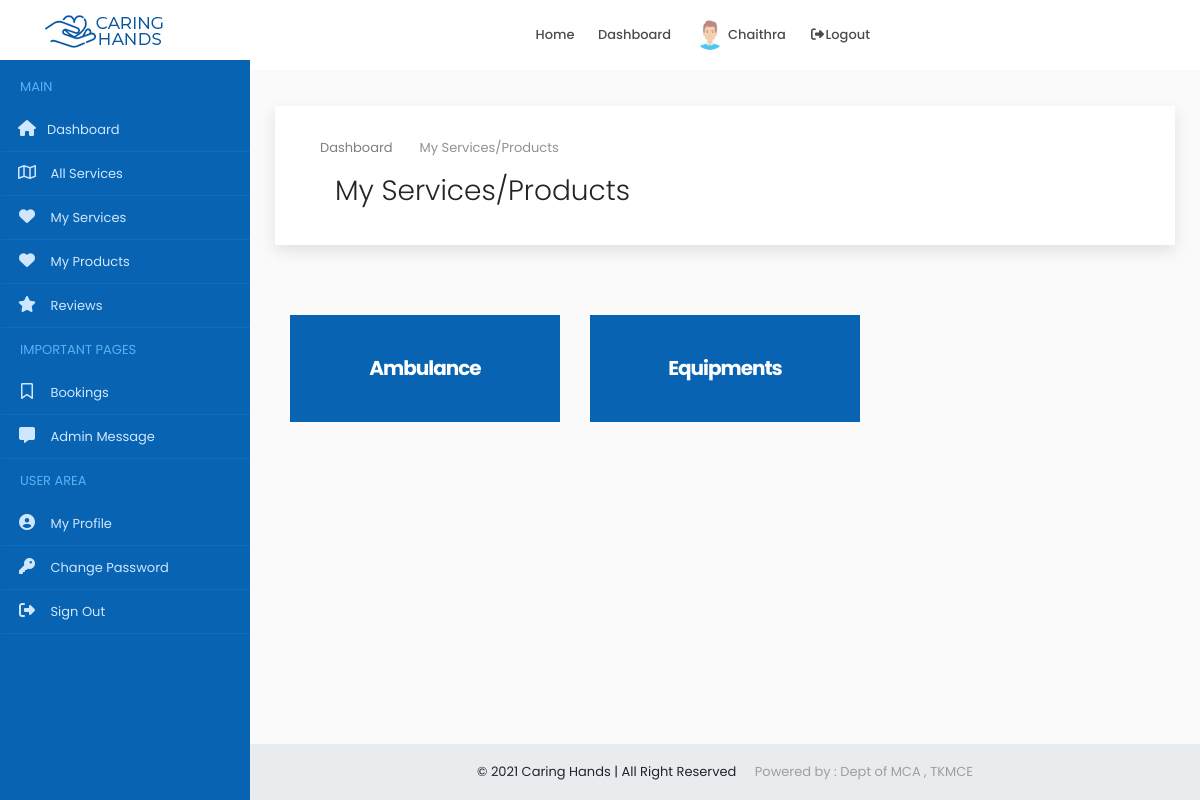
Page /provider/my/services/ (signed in) on the committed database.
### accounts/models.py (models this page shows, shortened)
class Users(models.Model):
    user = models.ForeignKey(User,on_delete=models.CASCADE)
    name = models.CharField(max_length=150)
    email = models.EmailField(max_length=200,null=True, blank=True)
    organization = models.CharField(max_length=250,null=True, blank=True)
    mob = models.CharField(max_length=12)
    sex = models.CharField(max_length=10,choices=gender,default='Male')
    house = models.CharField(max_length=100,null=True, blank=True)
    street1 =models.CharField(max_length=100,null=True, blank=True)
    street2 =models.CharField(max_length=100,null=True, blank=True)
    city = models.CharField(max_length=100,null=True, blank=True)
    district = models.CharField(max_length=100,null=True, blank=True)
    state = models.CharField(max_length=100,null=True,choices=states, blank=True)
    pin = models.CharField(max_length=100,null=True,blank=True)
    age = models.IntegerField(null=True, blank=True)
    type = models.CharField(max_length=20,choices=user_type)
    approval = models.CharField(max_length=20,choices=approval_choices,default='Pending')
    document = models.FileField(upload_to='documents',null=True, blank=True)
    profile_picture = models.FileField(upload_to='dp',default='assets/img/user3.png')

class ProviderService(models.Model):
    user = models.ForeignKey(Users,on_delete=models.CASCADE,null=True, blank=True)
    service = models.ForeignKey(Service, on_delete=models.CASCADE,null=True, blank=True)
    count = models.IntegerField(null=True, blank=True)
    cost = models.IntegerField()

class Service(models.Model):
    category = models.CharField(max_length=250)
    providers = models.IntegerField(null=True, blank=True)
    users = models.IntegerField(null=True, blank=True)

### accounts/views.py (the view)
# urls.py: path('provider/my/services/',MyServices.as_view(), name='my_services'),
class MyServices(View):
    def get(self, request):
        x = ProviderCheck(request)
        if x == True:
            user = request.user
            account = Users.objects.get(user=user)
            ps = ProviderService.objects.filter(user=account)
            context = {'account': account,'ps': ps}
            return render(request,'provider/my_services.html',context)
        else:
            return redirect('home')

### accounts/functions.py (called while the page is built)
def ProviderCheck(request):
    user = request.user
    if user.is_authenticated:
        try:
            u = Users.objects.get(user=user)
            if u.type == 'service_provider':
                return (True)
            else:
                return (False)
        except:
            return (False)
    else:
        return (False)

### accounts/templates/provider/my_services.html (shortened to what this page needs)
{% extends 'common/dashboard_main.html' %}
{% load static %}
{% block content %}
{% include 'common/header.html' %}
{% include 'provider/sidenav.html' %}
<div class="content-wrapper">
<div class="container-fluid overflow-hidden">
    <div class="row margin-tb-90px margin-lr-10px sm-mrl-0px">
        <div id="page-title" class="padding-30px background-white full-width box-shadow">
            <div class="container">
                <ol class="breadcrumb opacity-5">
                    <li><a href="{% url 'home' %}">Dashboard</a></li>
                    <li class="active">My Services/Products</li>
                </ol>
                <div class="container-fluid">
                    <div class="row">
                        <div class="col-6">
                            <h1 class="font-weight-300">My Services/Products</h1>
                        </div>
                        <div class="col-6">
                        </div>
                    </div>
                </div>
            </div>
        </div>
        <div class="container-fluid">
            <div class="row" style="margin-top:40px">
                {% for i in ps %}
                <div class="col-lg-4 col-md-4  col-sm-6 sm-mb-40px wow fadeInUp" data-wow-delay="0.2s" style="visibility: visible; animation-delay: 0.2s; animation-name: fadeInUp;margin-top: 30px;">
                    <a href="{% url 'product' i.id %}">
                        <div class="pricing hover-effect">
                            <div class="pricing-head text-center">
                                <h3 class="font-weight-700 padding-40px background-main-color margin-0px text-white">
                                    <span class=" z-index-2 position-relative d-block">{{i.service.category|title}}
                                    </span>
                                </h3>
                            </div>
                        </div>
                    </a>
                </div>
                {% empty %}
                <div class="alert alert-danger  margin-bottom-35px border-radius-10 padding-30px">
                    <strong>OOPS!</strong> No Services found
                    <hr>
                    <p class="margin-0px">Add new services to be listed out over here.</p>
                </div>
                {% endfor %}
            </div>
        </div>
    </div>
</div>
{% include 'common/small_footer.html' %}
</div>
{% endblock %}

### accounts/templates/common/header.html (shortened to what this page needs)
{% load static %}
<header>
    <div id="fixed-header-dark" class="header-output fixed-header" style="background-color: white;">
        <div class="container header-in">
            <div class="row">
                <div class="col-lg-2 col-md-12">
                    <a id="logo" href="{% url 'index' %}" class="d-inline-block margin-tb-15px"><img
                            src="{% static 'assets/img/logo-1.png' %}" alt=""></a>
                </div>
                <div class="col-lg-7 col-md-12 position-inherit">
                    <ul id="menu-main" class="nav-menu float-lg-right link-padding-tb-20px">
                        <li><a href="{% url 'index' %}">Home</a>
                        </li>
                        <li><a href="{% url 'home' %}">Dashboard</a>
                        </li>
                        {% if request.user.is_authenticated %}
                        <li><a href="{% url 'home' %}"><img src="{{account.profile_picture.url}}" class="height-30px border-radius-30" alt=""> {{account.name|title}}</a></li>
                        <li><a href="{% url 'logout' %}" data-toggle="modal" data-target="#exampleModal"><i class="fa fa-fw fa-sign-out-alt"></i>Logout</a></li>
                        {% else %}
                        <li><a href="{% url 'login' %}"><i class="far fa-user"></i> Login</a></li>
                        {% endif %}
                    </ul>
                </div>
                <div class="col-lg-3 col-md-12">
                </div>
            </div>
        </div>
    </div>
</header>

### static/assets/css/colors/main.css (style rules this page uses)
.background-main-color { background-color: #0864b2; }

### static/assets/css/sb-admin.css (style rules this page uses)
html { position: relative; min-height: 100%; }
body { overflow-x: hidden; }
.content-wrapper { min-height: calc(100vh - 56px); padding-top: 1rem; }
.content-wrapper { overflow-x: hidden; }
@media (min-width: 992px) { .content-wrapper { margin-left: 250px; } }

### rows in the picture
Users: profile_picture (picture), name "Chaithra"
ProviderService: service.category "Ambulance"
ProviderService: service.category "Equipments"
